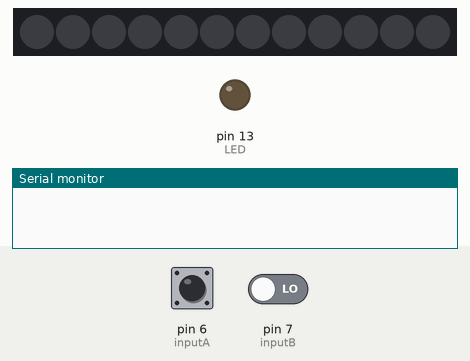
Simulated run of this sketch. Board: Arduino Uno, built with avr-gcc and run on an emulated ATmega328P. Parts: 12 RGB LEDs in strip order, left to right, output pins drawn as LEDs (lit = HIGH), the last lines printed to the serial monitor. Inputs (shaded band) come from the test bench; at power-on: pin 6 (inputA) LOW, pin 7 (inputB) LOW. Dim RGB values are drawn brighter than linear.

Above: at 1.2 s.
1.3 s: pin 6 (inputA) driven HIGH
2.8 s: pin 6 (inputA) pulsed LOW 5 times (0.12 s each, 0.3 s apart)
At 4.0 s:
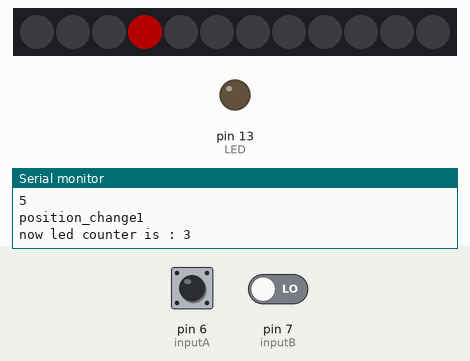
At 5.1 s:
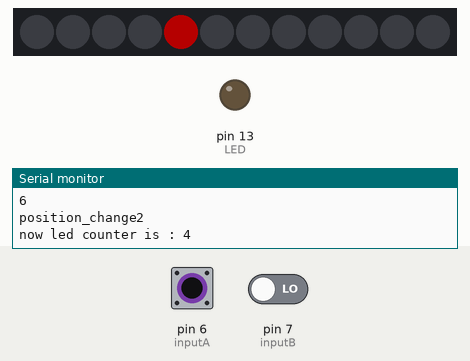
Timing chart, 0 to 6.6 s (numbered marks = the images above; inputs shaded):
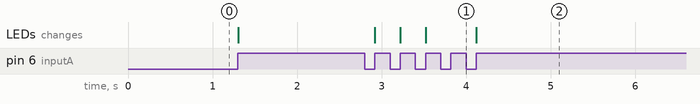

The sketch:

turn-stepper-motor-to-rotary-encoder.ino
```cpp
#include <pt.h>
#include <FastLED.h>
//
#define inputA 6
#define inputB 7
#define LED 13

// How many leds in your strip?
#define NUM_LEDS 12
#define LED_PIN 4
#define BRIGHTNESS  64
#define LED_TYPE    WS2811
#define COLOR_ORDER GRB

// Define the array of leds
CRGB leds[NUM_LEDS];

int led_counter = 0;
int old_led_counter = 0;

int AState = 0;
int AoldState = 0;
//
int BState = 0;
int BoldState = 0;
int b = 0;
int bb = 0;
int counter = 0;
//
int change_count = 0;
int old_position = 0;

//
void setup() {
  Serial.begin(9600);
  // put your setup code here, to run once:
  pinMode(inputA, INPUT);
  pinMode(inputB, INPUT);
  pinMode(LED, OUTPUT);
  AoldState = digitalRead(inputA);
  BoldState = digitalRead(inputB);
  FastLED.addLeds<LED_TYPE, LED_PIN, COLOR_ORDER>(leds, NUM_LEDS).setCorrection( TypicalLEDStrip );
  FastLED.setBrightness(  BRIGHTNESS ); // GRB ordering is typical

}

void process_led_counter(int new_position) {
  int position_change = new_position - old_position;
  Serial.print("position_change");
  Serial.println(position_change);

  if (position_change >= 2 ) {
    if (led_counter < 11) {
      old_led_counter = led_counter;
      led_counter++;
    }
    else {
      old_led_counter = led_counter;
      led_counter = 0;
    }

  }
  if (position_change <= -2 ) {
    if (led_counter > 0) {
      old_led_counter = led_counter;
      led_counter--;
    }
    else {
      old_led_counter = led_counter;
      led_counter = 11;
    }

  }
  leds[led_counter] = CRGB::Red;
  // Now turn the LED off, then pause
  leds[old_led_counter] = CRGB::Black;
  FastLED.show();
  Serial.print("now led counter is : ");
  Serial.println(led_counter);
  if (change_count > 2) {
    old_position = new_position;
    change_count = 0;
  } else {
    change_count++;
  }
}
//

//
void loop() {
  AState = digitalRead(inputA); // Reads the "current" state of the inputA
  BState = digitalRead(inputB);
  // If the previous and the current state of the inputA are different, that means a Pulse has occured
  if (AState != AoldState) {
    if (BState != AState ) {
      Serial.println("counter value:");
      counter++;
      Serial.println(counter);
      process_led_counter(counter);
    }
  }
  if (BState != BoldState) {
    if (BState != AState ) {
      Serial.println("counter value:");
      counter--;
      Serial.println(counter);
      process_led_counter(counter);
    }
  }
  AoldState = AState; // Updates the previous state of the inputA with the current state
  BoldState = BState;

}
```

Measured:
- after the input at 2.8 s, the LEDs: first change after 0.12 s (image 1 shows a later state)
